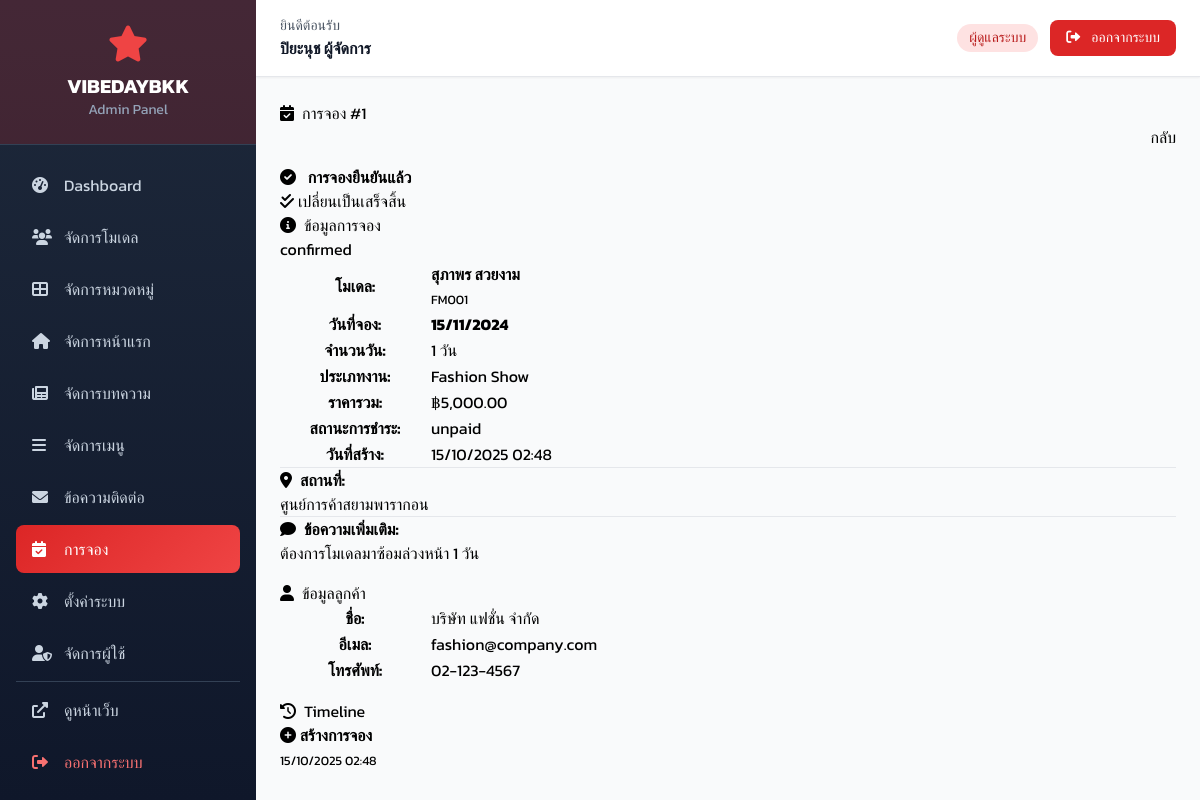
The app's page /admin/bookings/view.php?id=1 (signed in) with its own data.
### tables this page shows
CREATE TABLE IF NOT EXISTS bookings (
    id INT AUTO_INCREMENT PRIMARY KEY,
    model_id INT NOT NULL,
    customer_name VARCHAR(100) NOT NULL,
    customer_email VARCHAR(100) NOT NULL,
    customer_phone VARCHAR(20) NOT NULL,
    booking_date DATE NOT NULL,
    booking_days INT DEFAULT 1,
    service_type VARCHAR(100),
    location TEXT,
    message TEXT,
    total_price DECIMAL(10,2),
    status ENUM('pending', 'confirmed', 'cancelled', 'completed') DEFAULT 'pending',
    payment_status ENUM('unpaid', 'deposit', 'paid', 'refunded') DEFAULT 'unpaid',
    confirmed_at DATETIME NULL,
    confirmed_by INT NULL,
    cancelled_at DATETIME NULL,
    cancel_reason TEXT,
    created_at TIMESTAMP DEFAULT CURRENT_TIMESTAMP,
    updated_at TIMESTAMP DEFAULT CURRENT_TIMESTAMP ON UPDATE CURRENT_TIMESTAMP,
    FOREIGN KEY (model_id) REFERENCES models(id) ON DELETE CASCADE,
    FOREIGN KEY (confirmed_by) REFERENCES users(id) ON DELETE SET NULL
);

CREATE TABLE IF NOT EXISTS models (
    id INT AUTO_INCREMENT PRIMARY KEY,
    category_id INT NOT NULL,
    code VARCHAR(50) NOT NULL UNIQUE,
    name VARCHAR(100) NOT NULL,
    name_en VARCHAR(100),
    description TEXT,
    price_min DECIMAL(10,2),
    price_max DECIMAL(10,2),
    height INT COMMENT 'ส่วนสูงในหน่วย cm',
    weight INT COMMENT 'น้ำหนักในหน่วย kg',
    bust INT COMMENT 'รอบอก (สำหรับหญิง)',
    waist INT COMMENT 'รอบเอว',
    hips INT COMMENT 'รอบสะโพก',
    experience_years INT DEFAULT 0,
    age INT,
    skin_tone VARCHAR(50),
    hair_color VARCHAR(50),
    eye_color VARCHAR(50),
    languages TEXT COMMENT 'ภาษาที่พูดได้',
    skills TEXT COMMENT 'ความสามารถพิเศษ',
    featured TINYINT(1) DEFAULT 0,
    status ENUM('available', 'busy', 'inactive') DEFAULT 'available',
    view_count INT DEFAULT 0,
    booking_count INT DEFAULT 0,
    rating DECIMAL(3,2) DEFAULT 0.00,
    sort_order INT DEFAULT 0,
    created_at TIMESTAMP DEFAULT CURRENT_TIMESTAMP,
    updated_at TIMESTAMP DEFAULT CURRENT_TIMESTAMP ON UPDATE CURRENT_TIMESTAMP,
    FOREIGN KEY (category_id) REFERENCES categories(id) ON DELETE CASCADE
);

### admin/bookings/view.php (the view, shortened to what this page needs)
<?php
require_once '../../includes/config.php';
$booking_id = isset($_GET['id']) ? (int)$_GET['id'] : 0;
$stmt = $pdo->prepare("
    SELECT b.*, m.name as model_name, m.code as model_code
    FROM bookings b
    LEFT JOIN models m ON b.model_id = m.id
    WHERE b.id = ?
");
$stmt->execute([$booking_id]);
$booking = $stmt->fetch();
include '../includes/header.php';
?>
<div class="row mb-4">
    <div class="col-md-6">
        <h2><i class="fas fa-calendar-check me-2"></i>การจอง #<?php echo $booking_id; ?></h2>
    </div>
    <div class="col-md-6 text-end">
        <a href="index.php" class="btn btn-secondary">กลับ</a>
    </div>
</div>
<?php if ($booking['status'] == 'confirmed'): ?>
<div class="alert alert-success">
    <div class="d-flex justify-content-between align-items-center">
        <div>
            <i class="fas fa-check-circle me-2"></i>
            <strong>การจองยืนยันแล้ว</strong>
        </div>
        <div>
            <a href="?id=<?php echo $booking_id; ?>&action=complete" class="btn btn-primary">
                <i class="fas fa-check-double me-1"></i>เปลี่ยนเป็นเสร็จสิ้น
            </a>
        </div>
    </div>
</div>
<?php endif; ?>
<div class="row">
    <div class="col-lg-8">
        <div class="card mb-4">
            <div class="card-header d-flex justify-content-between">
                <h5 class="mb-0"><i class="fas fa-info-circle me-2"></i>ข้อมูลการจอง</h5>
                <?php echo get_status_badge($booking['status']); ?>
            </div>
            <div class="card-body">
                <div class="row">
                    <div class="col-md-6">
                        <table class="table table-borderless">
                            <tr>
                                <th width="150">โมเดล:</th>
                                <td>
                                    <strong><?php echo $booking['model_name']; ?></strong>
                                    <br><small class="text-muted"><?php echo $booking['model_code']; ?></small>
                                </td>
                            </tr>
                            <tr>
                                <th>วันที่จอง:</th>
                                <td><strong><?php echo format_date_thai($booking['booking_date'], 'd/m/Y'); ?></strong></td>
                            </tr>
                            <tr>
                                <th>จำนวนวัน:</th>
                                <td><?php echo $booking['booking_days']; ?> วัน</td>
                            </tr>
                            <tr>
                                <th>ประเภทงาน:</th>
                                <td><?php echo $booking['service_type'] ?: '-'; ?></td>
                            </tr>
                        </table>
                    </div>
                    <div class="col-md-6">
                        <table class="table table-borderless">
                            <tr>
                                <th width="150">ราคารวม:</th>
                                <td><h4 class="text-primary"><?php echo format_price($booking['total_price']); ?></h4></td>
                            </tr>
                            <tr>
                                <th>สถานะการชำระ:</th>
                                <td><?php echo get_status_badge($booking['payment_status']); ?></td>
                            </tr>
                            <tr>
                                <th>วันที่สร้าง:</th>
                                <td><?php echo format_date_thai($booking['created_at'], 'd/m/Y H:i'); ?></td>
                            </tr>
                        </table>
                    </div>
                </div>
                <?php if ($booking['location']): ?>
                <hr>
                <div>
                    <strong><i class="fas fa-map-marker-alt me-2"></i>สถานที่:</strong>
                    <p class="mb-0"><?php echo nl2br($booking['location']); ?></p>
                </div>
                <?php endif; ?>
                <?php if ($booking['message']): ?>
                <hr>
                <div>
                    <strong><i class="fas fa-comment me-2"></i>ข้อความเพิ่มเติม:</strong>
                    <p class="mb-0"><?php echo nl2br($booking['message']); ?></p>
                </div>
                <?php endif; ?>
            </div>
        </div>
        <div class="card mb-4">
            <div class="card-header">
                <h5 class="mb-0"><i class="fas fa-user me-2"></i>ข้อมูลลูกค้า</h5>
            </div>
            <div class="card-body">
                <table class="table table-borderless">
                    <tr>
                        <th width="150">ชื่อ:</th>
                        <td><?php echo $booking['customer_name']; ?></td>
                    </tr>
                    <tr>
                        <th>อีเมล:</th>
                        <td><a href="mailto:<?php echo $booking['customer_email']; ?>"><?php echo $booking['customer_email']; ?></a></td>
                    </tr>
                    <tr>
                        <th>โทรศัพท์:</th>
                        <td><a href="tel:<?php echo $booking['customer_phone']; ?>"><?php echo $booking['customer_phone']; ?></a></td>
                    </tr>
                </table>
            </div>
        </div>
    </div>
    <div class="col-lg-4">
        <div class="card">
            <div class="card-header">
                <h5 class="mb-0"><i class="fas fa-history me-2"></i>Timeline</h5>
            </div>
            <div class="card-body">
                <div class="timeline">
                    <div class="mb-3">
                        <i class="fas fa-plus-circle text-primary"></i>
                        <strong>สร้างการจอง</strong>
                        <br><small class="text-muted"><?php echo format_date_thai($booking['created_at'], 'd/m/Y H:i'); ?></small>
                    </div>
                </div>
            </div>
        </div>
    </div>
</div>
<?php include '../includes/footer.php'; ?>

### includes/functions.php (shortened to what this page needs)
<?php
function format_date_thai($date, $format = 'd/m/Y') {
    return date($format, strtotime($date));
}
function format_price($price) {
    return '฿' . number_format($price, 2);
}
function get_status_badge($status) {
    $badges = [
        'active' => '<span class="badge badge-success">ใช้งาน</span>',
        'inactive' => '<span class="badge badge-secondary">ไม่ใช้งาน</span>',
        'available' => '<span class="badge badge-success">ว่าง</span>',
        'busy' => '<span class="badge badge-warning">ไม่ว่าง</span>',
        'draft' => '<span class="badge badge-secondary">แบบร่าง</span>',
        'published' => '<span class="badge badge-success">เผยแพร่แล้ว</span>',
        'archived' => '<span class="badge badge-dark">เก็บถาวร</span>',
        'new' => '<span class="badge badge-primary">ใหม่</span>',
        'read' => '<span class="badge badge-info">อ่านแล้ว</span>',
        'replied' => '<span class="badge badge-success">ตอบกลับแล้ว</span>',
        'closed' => '<span class="badge badge-secondary">ปิด</span>',
        'pending' => '<span class="badge badge-warning">รอดำเนินการ</span>',
        'confirmed' => '<span class="badge badge-success">ยืนยันแล้ว</span>',
        'cancelled' => '<span class="badge badge-danger">ยกเลิก</span>',
        'completed' => '<span class="badge badge-success">เสร็จสิ้น</span>',
    ];
    return $badges[$status] ?? '<span class="badge badge-secondary">' . $status . '</span>';
}
?>

### admin/includes/header.php (style rules this page uses)
body { font-family: 'Kanit', sans-serif; }

### records on screen
bookings: status "confirmed unpaid", model.name "สุภาพร สวยงาม", model.code "FM001", booking_date "15/11/2024", booking_days "1", service_type "Fashion Show", total_price "฿5,000.00", created_at "15/10/2025 02:48", location "ศูนย์การค้าสยามพารากอน", message "ต้องการโมเดลมาซ้อมล่วงหน้า 1 วัน", customer_name "บริษัท แฟชั่น จำกัด", customer_email "fashion@company.com", customer_phone "02-123-4567"

### other values on screen
$full_name "ปิยะนุช ผู้จัดการ"
$booking_id "1"
